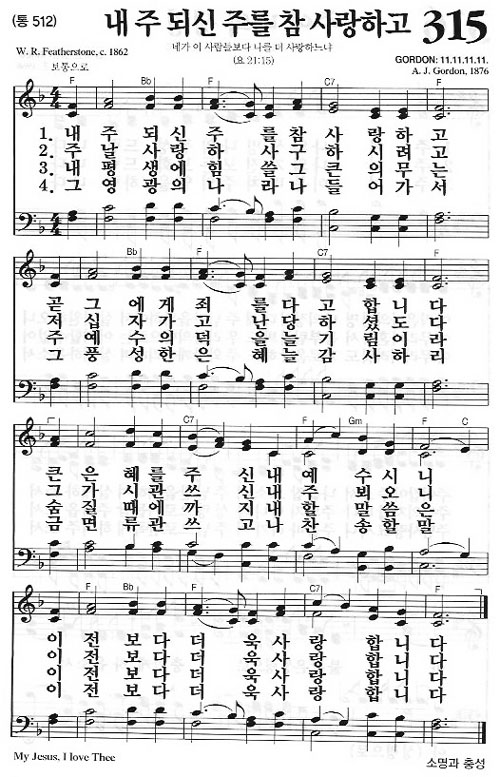
#> input picture score_images/315.JPG, 500 x 777 px
$ python -i preprocessor.py   (imports and definitions only)
#> lines starting #> are read from the running program, lines starting #| are printed output that depends on the picture; after the words box and inside, x2 and y2 are one past the last pixel; in counts of white or black regions, pixels touching at a corner belong together
#> further down, picture is the input picture: shape (777, 500); min 0, max 255, mean 222.1
"""Module 0: 이미지 전처리 — DPI 정규화 + 기울기 보정."""
from __future__ import annotations
from pathlib import Path

import cv2
import numpy as np
from PIL import Image

from app.stages.omr.preprocess import ensure_resolution


def preprocess(src: Path, dst: Path, min_long_edge: int = 2000) -> Path:
    """악보 이미지를 전처리해 dst에 저장하고 dst를 반환한다.

    1. 업스케일 (장변 < min_long_edge 시)
    2. 그레이스케일 유지
    3. 기울기 보정 (±10° 이내)
    """
    # Step 1: 해상도 정규화 (기존 preprocess.py 재사용)
    ensure_resolution(src, dst, min_long_edge=min_long_edge)

    # Step 2: 기울기 보정
    img = cv2.imread(str(dst), cv2.IMREAD_GRAYSCALE)
    img = _deskew(img)
    cv2.imwrite(str(dst), img)
    return dst


def _deskew(gray: np.ndarray) -> np.ndarray:
    """수평 투영 프로파일로 기울기(±10°)를 감지해 보정한다."""
    _, binary = cv2.threshold(gray, 0, 255, cv2.THRESH_BINARY_INV + cv2.THRESH_OTSU)
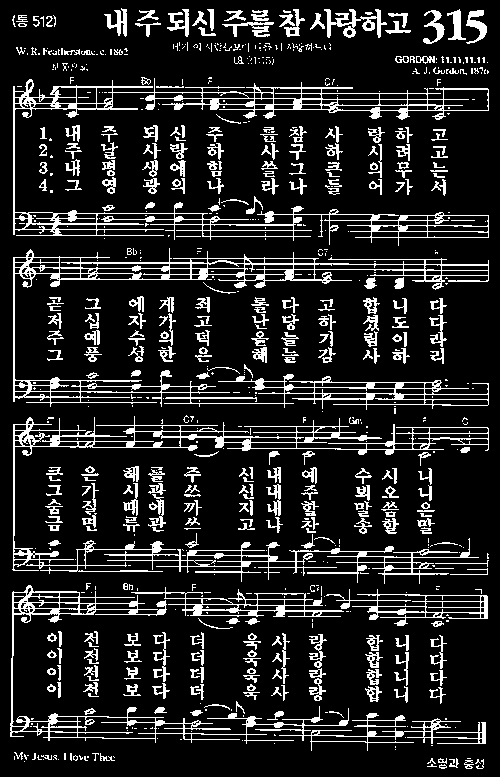
#> binary: shape (777, 500); 14.2% white in thin lines or dots
    coords = np.column_stack(np.where(binary > 0))
#> coords = 55187 pairs, first value 8 to 768, second value 10 to 488
    if len(coords) < 100:
        return gray
    angle = cv2.minAreaRect(coords)[-1]
#> angle = -0.163
    if angle < -45:
        angle = 90 + angle
    if abs(angle) < 0.5 or abs(angle) > 10:
        return gray
    h, w = gray.shape
    center = (w // 2, h // 2)
    M = cv2.getRotationMatrix2D(center, angle, 1.0)
    return cv2.warpAffine(gray, M, (w, h), flags=cv2.INTER_LINEAR,
                          borderMode=cv2.BORDER_REPLICATE)

>>> import cv2
>>> picture = cv2.imread('../../../../score_images/315.JPG', cv2.IMREAD_GRAYSCALE)
>>> result = _deskew(picture)

$ run again, on score_images/온맘다해.png
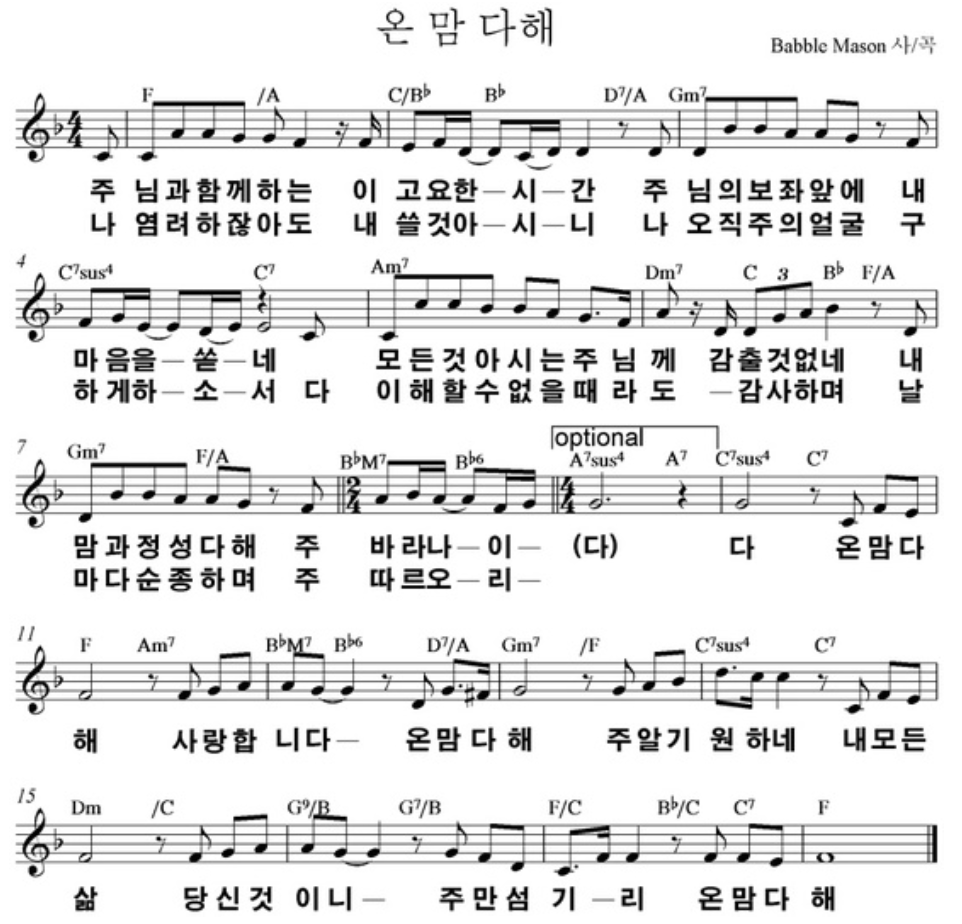
#> input picture score_images/온맘다해.png, 962 x 924 px
#> picture is the input picture: shape (924, 962); min 0, max 255, mean 228.1
#> in _deskew, `_, binary = cv2.threshold(gray, 0, 255, cv2.THRESH_BINARY_INV + cv2.TH..`:
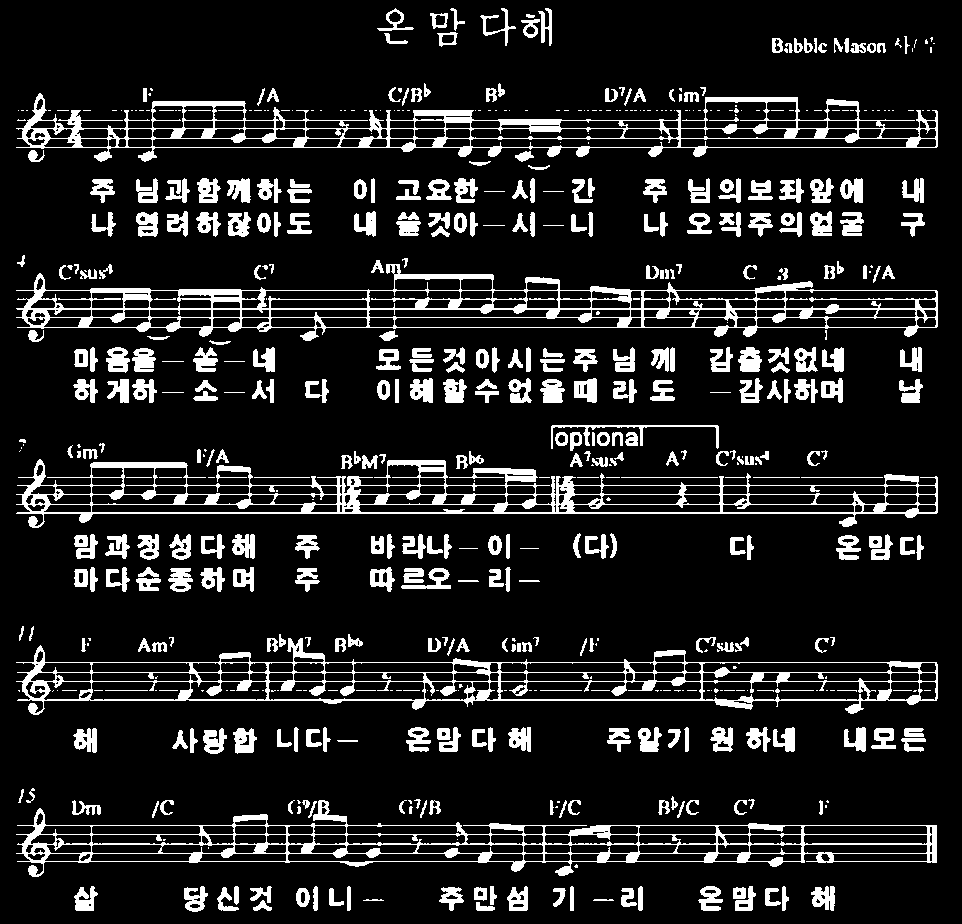
#> binary: shape (924, 962); 13.1% white; 605 white regions (211 under 20 px), largest, box (x1, y1, x2, y2) and area: (16, 264, 938, 341) 12129, (16, 459, 938, 528) 11710, (16, 93, 938, 162) 10945
#> coords = 116145 pairs, first value 8 to 911, second value 16 to 937
#> in _deskew, `angle = cv2.minAreaRect(coords)[-1]`: angle = -90
#> in _deskew, `angle = 90 + angle`: angle = 0
